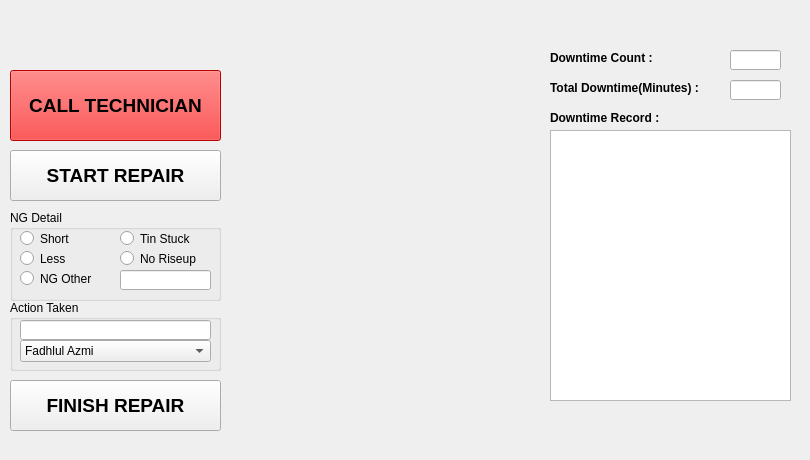
    <widget class="QWidget" name="tab_3">
     <attribute name="title">
      <string>Robotic 03</string>
     </attribute>
     <widget class="QLabel" name="label_3">
      <property name="geometry">
       <rect>
        <x>0</x>
        <y>0</y>
        <width>801</width>
        <height>451</height>
       </rect>
      </property>
      <property name="styleSheet">
       <string notr="true">background-image: url(:/newPrefix/border.png);</string>
      </property>
      <property name="text">
       <string/>
      </property>
     </widget>
     <widget class="QLabel" name="label_9">
      <property name="geometry">
       <rect>
        <x>-50</x>
        <y>-60</y>
        <width>271</width>
        <height>191</height>
       </rect>
      </property>
      <property name="styleSheet">
       <string notr="true">image: url(:/newPrefix/Logo siix.png);</string>
      </property>
      <property name="text">
       <string/>
      </property>
     </widget>
     <widget class="QGroupBox" name="groupBox_5">
      <property name="geometry">
       <rect>
        <x>10</x>
        <y>300</y>
        <width>211</width>
        <height>71</height>
       </rect>
      </property>
      <property name="title">
       <string>Action Taken</string>
      </property>
      <widget class="QLineEdit" name="lineEdit_10">
       <property name="geometry">
        <rect>
         <x>10</x>
         <y>20</y>
         <width>191</width>
         <height>20</height>
        </rect>
       </property>
      </widget>
      <widget class="QComboBox" name="comboBox_3">
       <property name="geometry">
        <rect>
         <x>10</x>
         <y>40</y>
         <width>191</width>
         <height>22</height>
        </rect>
       </property>
       <item>
        <property name="text">
         <string>Fadhlul Azmi</string>
        </property>
       </item>
       <item>
        <property name="text">
         <string>Gusti Amasta</string>
        </property>
       </item>
       <item>
        <property name="text">
         <string>Eko Prasetyo</string>
        </property>
       </item>
       <item>
        <property name="text">
         <string>Dwi Anggara Putra</string>
        </property>
       </item>
       <item>
        <property name="text">
         <string>Agil Bayu Trisna</string>
        </property>
       </item>
       <item>
        <property name="text">
         <string>Andrey Karona Sitepu</string>
        </property>
       </item>
      </widget>
     </widget>
     <widget class="QTableWidget" name="tableWidget_3">
      <property name="geometry">
       <rect>
        <x>550</x>
        <y>130</y>
        <width>241</width>
        <height>271</height>
       </rect>
      </property>
     </widget>
     <widget class="QLineEdit" name="lineEdit_11">
      <property name="geometry">
       <rect>
        <x>730</x>
        <y>50</y>
        <width>51</width>
        <height>20</height>
       </rect>
      </property>
     </widget>
     <widget class="QPushButton" name="pushButton_7">
      <property name="geometry">
       <rect>
        <x>10</x>
        <y>70</y>
        <width>211</width>
        <height>71</height>
       </rect>
      </property>
      <property name="font">
       <font>
        <pointsize>14</pointsize>
        <weight>75</weight>
        <bold>true</bold>
       </font>
      </property>
      <property name="styleSheet">
       <string notr="true">background-color: rgb(255, 0, 0);</string>
      </property>
      <property name="text">
       <string>CALL TECHNICIAN</string>
      </property>
     </widget>
     <widget class="QLabel" name="label_25">
      <property name="geometry">
       <rect>
        <x>550</x>
        <y>80</y>
        <width>151</width>
        <height>16</height>
       </rect>
      </property>
      <property name="font">
       <font>
        <weight>75</weight>
        <bold>true</bold>
       </font>
      </property>
      <property name="text">
       <string>Total Downtime(Minutes) :</string>
      </property>
     </widget>
     <widget class="QPushButton" name="pushButton_8">
      <property name="geometry">
       <rect>
        <x>10</x>
        <y>380</y>
        <width>211</width>
        <height>51</height>
       </rect>
      </property>
      <property name="font">
       <font>
        <pointsize>14</pointsize>
        <weight>75</weight>
        <bold>true</bold>
       </font>
      </property>
      <property name="text">
       <string>FINISH REPAIR</string>
      </property>
     </widget>
     <widget class="QPushButton" name="pushButton_9">
      <property name="geometry">
       <rect>
        <x>10</x>
        <y>150</y>
        <width>211</width>
        <height>51</height>
       </rect>
      </property>
      <property name="font">
       <font>
        <pointsize>14</pointsize>
        <weight>75</weight>
        <bold>true</bold>
       </font>
      </property>
      <property name="styleSheet">
       <string notr="true"/>
      </property>
      <property name="text">
       <string>START REPAIR</string>
      </property>
     </widget>
     <widget class="QLineEdit" name="lineEdit_12">
      <property name="geometry">
       <rect>
        <x>730</x>
        <y>80</y>
        <width>51</width>
        <height>20</height>
       </rect>
      </property>
     </widget>
     <widget class="QLabel" name="label_26">
      <property name="geometry">
       <rect>
        <x>550</x>
        <y>110</y>
        <width>111</width>
        <height>16</height>
       </rect>
      </property>
      <property name="font">
       <font>
        <weight>75</weight>
        <bold>true</bold>
       </font>
      </property>
      <property name="text">
       <string>Downtime Record :</string>
      </property>
     </widget>
     <widget class="QLabel" name="label_27">
      <property name="geometry">
       <rect>
        <x>550</x>
        <y>50</y>
        <width>111</width>
        <height>16</height>
       </rect>
      </property>
      <property name="font">
       <font>
        <weight>75</weight>
        <bold>true</bold>
       </font>
      </property>
      <property name="text">
       <string>Downtime Count :</string>
      </property>
     </widget>
     <widget class="QGroupBox" name="groupBox_6">
      <property name="geometry">
       <rect>
        <x>10</x>
        <y>210</y>
        <width>211</width>
        <height>91</height>
       </rect>
      </property>
      <property name="title">
       <string>NG Detail</string>
      </property>
      <widget class="QRadioButton" name="radioButton_16">
       <property name="geometry">
        <rect>
         <x>10</x>
         <y>20</y>
         <width>82</width>
         <height>17</height>
        </rect>
       </property>
       <property name="text">
        <string>Short</string>
       </property>
      </widget>
      <widget class="QRadioButton" name="radioButton_17">
       <property name="geometry">
        <rect>
         <x>10</x>
         <y>40</y>
         <width>82</width>
         <height>17</height>
        </rect>
       </property>
       <property name="text">
        <string>Less</string>
       </property>
      </widget>
      <widget class="QRadioButton" name="radioButton_18">
       <property name="geometry">
        <rect>
         <x>10</x>
         <y>60</y>
         <width>82</width>
         <height>17</height>
        </rect>
       </property>
       <property name="text">
        <string>NG Other</string>
       </property>
      </widget>
      <widget class="QRadioButton" name="radioButton_19">
       <property name="geometry">
        <rect>
         <x>110</x>
         <y>20</y>
         <width>82</width>
         <height>17</height>
        </rect>
       </property>
       <property name="text">
        <string>Tin Stuck</string>
       </property>
      </widget>
      <widget class="QRadioButton" name="radioButton_20">
       <property name="geometry">
        <rect>
         <x>110</x>
         <y>40</y>
         <width>82</width>
         <height>17</height>
        </rect>
       </property>
       <property name="text">
        <string>No Riseup</string>
       </property>
      </widget>
      <widget class="QLineEdit" name="lineEdit_13">
       <property name="geometry">
        <rect>
         <x>110</x>
         <y>60</y>
         <width>91</width>
         <height>20</height>
        </rect>
       </property>
      </widget>
     </widget>
    </widget>
